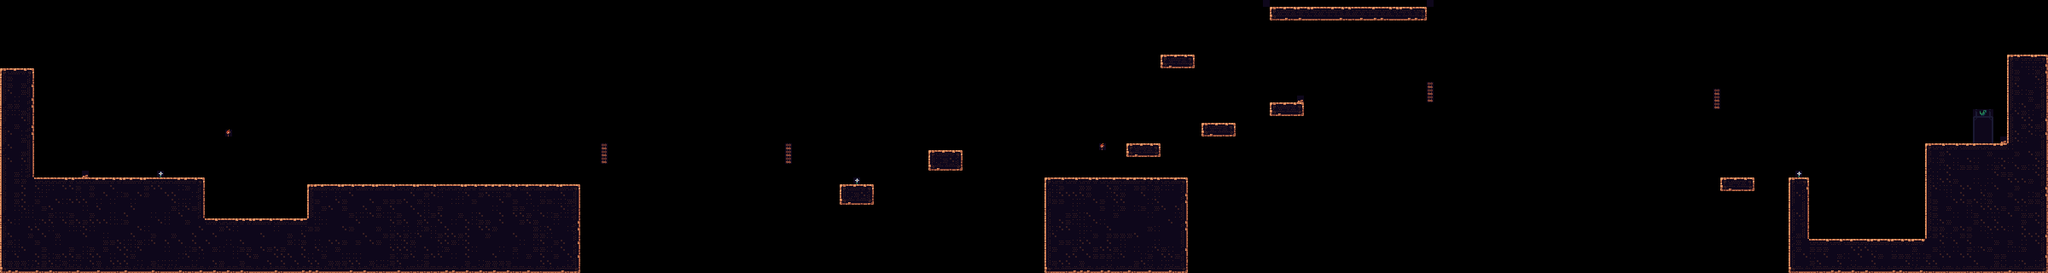

This game map was drawn from its Tiled (.tmx) file and the tilesets committed beside it. A one-line description and the trimmed map source follow:
An orthogonal 300x40 tile map with 8x8 px tiles, 5 tile layers (Collide, DeathBlocks, enemyStopper, Exit, ...).

<map version="1.9" tiledversion="1.9.2" orientation="orthogonal" renderorder="right-down" width="300" height="40" tilewidth="8" tileheight="8" infinite="0" nextlayerid="6" nextobjectid="1">
 <editorsettings>
  <export target="level4.json" format="json" />
 </editorsettings>
 <tileset firstgid="1" name="base_tiles" tilewidth="8" tileheight="8" tilecount="504" columns="24">
  <image source="tiles4.png" width="192" height="168" />
 </tileset>
 <layer id="1" name="Collide" width="300" height="40">
  <data>[12000 cells, 2099 non-empty, 22 distinct tile ids]</data>
 </layer>
 <layer id="5" name="DeathBlocks" width="300" height="40">
  <data>[12000 cells, 0 non-empty, 0 distinct tile ids]</data>
 </layer>
 <layer id="2" name="enemyStopper" width="300" height="40">
  <data>[12000 cells, 22 non-empty, 8 distinct tile ids]</data>
 </layer>
 <layer id="3" name="Exit" width="300" height="40">
  <data>[12000 cells, 15 non-empty, 8 distinct tile ids]</data>
 </layer>
 <layer id="4" name="Details" width="300" height="40">
  <data>[12000 cells, 8 non-empty, 3 distinct tile ids]</data>
 </layer>
</map>
